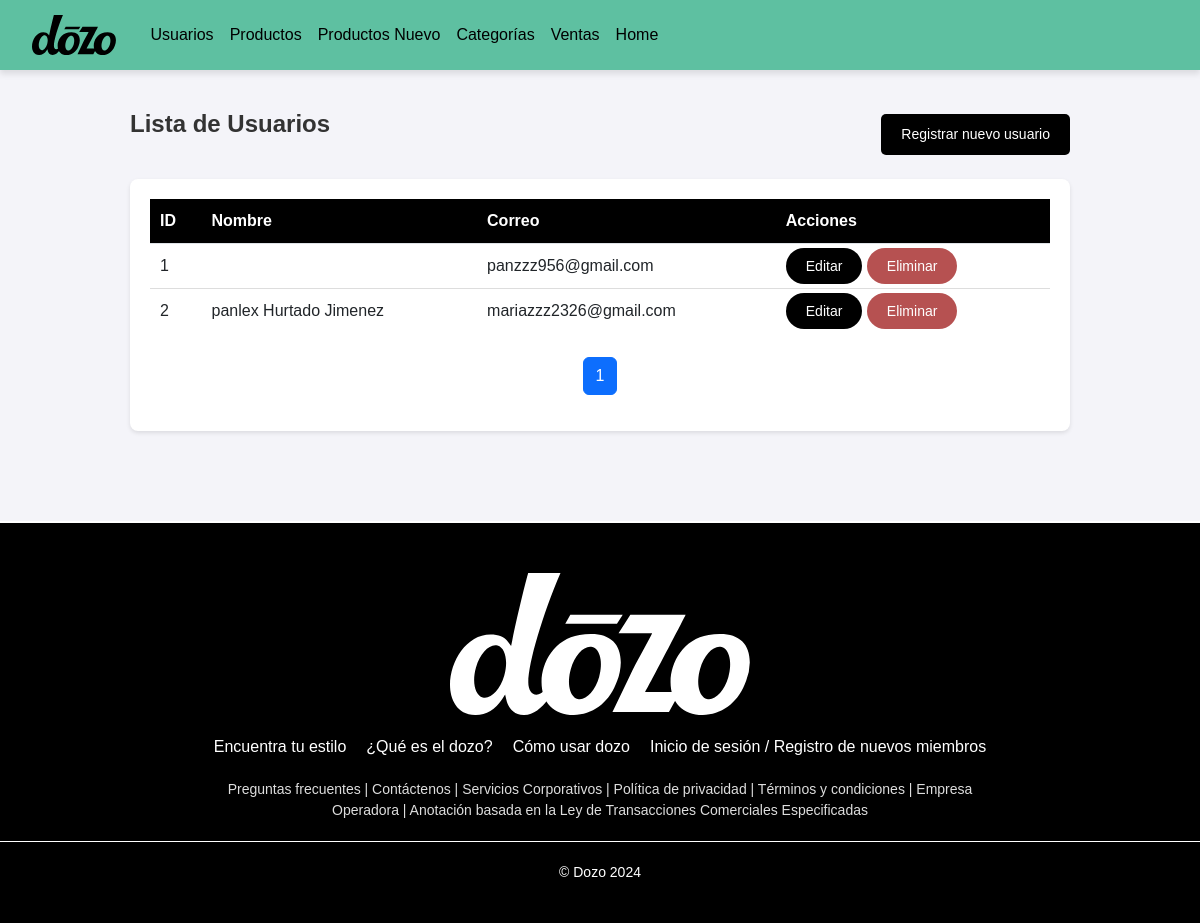
Before: /users/ with the older database file.
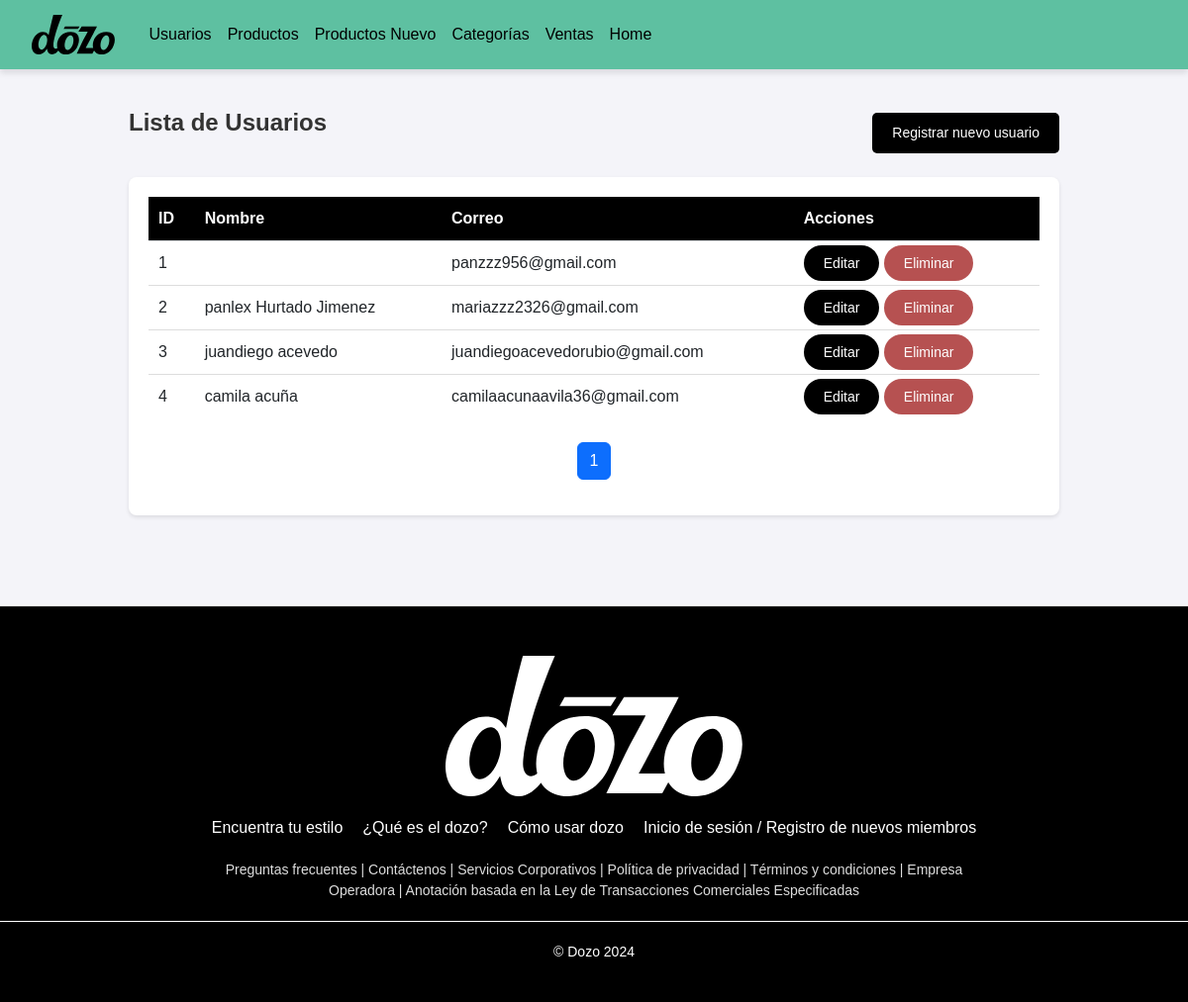
After: the same page with the newer database file.
### Dozo/models.py (models this page shows, shortened)
class CustomUser(AbstractUser):
    ROLE_CHOICES = [
        ('admin', 'Admin'),
        ('user', 'User'),
    ]
    email = models.EmailField(unique=True, verbose_name="Correo Electrónico")
    first_name = models.CharField(max_length=30, verbose_name="Nombre")
    last_name = models.CharField(max_length=30, verbose_name="Apellido")
    telefono = models.CharField(max_length=30, verbose_name="Telefono")
    department = models.CharField(max_length=100, blank=True, null=True, verbose_name="Departamento")
    city = models.CharField(max_length=100, blank=True, null=True, verbose_name="Ciudad")
    address = models.TextField(blank=True, null=True, verbose_name="Dirección")
    postal_code = models.CharField(max_length=20, blank=True, null=True, verbose_name="Código Postal")
    role = models.CharField(max_length=10, choices=ROLE_CHOICES, default=' ')
    groups = models.ManyToManyField(
        'auth.Group',
        related_name='customuser_set',
        blank=True,
        help_text='Los grupos a los que pertenece este usuario. El usuario obtendrá todos los permisos otorgados a cada uno de sus grupos.',
        related_query_name='customuser',
    )
    user_permissions = models.ManyToManyField(
        'auth.Permission',
        related_name='customuser_set',
        blank=True,
        help_text='Permisos específicos para este usuario.',
        related_query_name='customuser')

### Dozo/views.py (the view)
# urls.py: path('users/', views.mostrar_user, name='mostrar_user'),
def mostrar_user(request):
    users_list = CustomUser.objects.all()
    page = request.GET.get('page', 1)  # Obtener el número de página de los parámetros GET
    paginator = Paginator(users_list, 10)  # Mostrar 10 usuarios por página
    try:
        users = paginator.page(page)
    except PageNotAnInteger:
        users = paginator.page(1)  # Si la página no es un número, mostrar la primera página
    except EmptyPage:
        users = paginator.page(paginator.num_pages)  # Si está fuera de rango, mostrar la última página
    return render(request, 'mostrar_user.html', {
        'users': users
    })

### Dozo/templates/mostrar_user.html (shortened to what this page needs)
<!DOCTYPE html>
<html lang="en">
<head>
    <link href="https://cdn.jsdelivr.net/npm/bootstrap@5.3.0/dist/css/bootstrap.min.css" rel="stylesheet">
    <link rel="stylesheet" href="/static/listauser.css">
</head>
<body>
    <div class="navbar-container">
        <nav class="navbar navbar-expand-lg">
            <div class="container-fluid">
                <a class="navbar-brand" href="#">
                    <img src="/static/logo.svg" alt="Logo">
                </a>
                <div class="collapse navbar-collapse" id="navbarNav">
                    <ul class="navbar-nav">
                        <li class="nav-item"><a class="nav-link" href="/users/">Usuarios</a></li>
                        <li class="nav-item"><a class="nav-link" href="/productos/">Productos</a></li>
                        <li class="nav-item"><a class="nav-link" href="/productos/nuevo/">Productos Nuevo</a></li>
                        <li class="nav-item"><a class="nav-link" href="/categorias/">Categorías</a></li>
                        <li class="nav-item"><a class="nav-link" href="/ventas/">Ventas</a></li>
                        <li class="nav-item"><a class="nav-link" href="http://localhost:3000">Home</a></li>
                    </ul>
                </div>
            </div>
        </nav>
    </div>
    <div class="content-container">
        <div class="content-header">
            <h1 class="content-title">Lista de Usuarios</h1>
            <a href="/users/registro/" class="btn-registro">Registrar nuevo usuario</a>
        </div>
        <div class="table-wrapper">
            <table class="table">
                <thead>
                    <tr>
                        <th>ID</th>
                        <th>Nombre</th>
                        <th>Correo</th>
                        <th>Acciones</th>
                    </tr>
                </thead>
                <tbody>
                    {% for user in users %}
                    <tr>
                        <td>{{ user.id }}</td>
                        <td>{{ user.first_name }} {{ user.last_name }}</td>
                        <td>{{ user.email }}</td>
                        <td>
                            <a href="/users/editar/{{ user.id }}/" class="editar">Editar</a>
                            <a href="/users/eliminar/{{ user.id }}/" class="eliminar">Eliminar</a>
                        </td>
                    </tr>
                    {% endfor %}
                </tbody>
            </table>
                        <div class="d-flex justify-content-center mt-4">
                            <nav aria-label="Page navigation">
                                <ul class="pagination">
                                    {% for num in users.paginator.page_range %}
                                        <li class="page-item {% if users.number == num %}active{% endif %}">
                                            <a class="page-link" href="?page={{ num }}">{{ num }}</a>
                                        </li>
                                    {% endfor %}
                                </ul>
                            </nav>
                        </div>
        </div>
    </div>
    <footer class="footer-container">
        <div class="footer-logo">
            <img src="/static/logo-white.svg" alt="Dozo Logo" class="footer-logo-img">
        </div>
        <div class="footer-links">
            <a href="#" class="footer-link">Encuentra tu estilo</a>
            <a href="#" class="footer-link">¿Qué es el dozo?</a>
            <a href="#" class="footer-link">Cómo usar dozo</a>
            <a href="#" class="footer-link">Inicio de sesión / Registro de nuevos miembros</a>
        </div>
        <div class="footer-info">
            Preguntas frecuentes | Contáctenos | Servicios Corporativos | Política de privacidad | Términos y condiciones |
            Empresa Operadora | Anotación basada en la Ley de Transacciones Comerciales Especificadas
        </div>
        <div class="footer-copyright">
            &copy; Dozo 2024
        </div>
    </footer>
</body>
</html>

### Dozo/static/listauser.css (style rules this page uses)
body { margin: 0; padding: 0; box-sizing: border-box; font-family: Arial, sans-serif; background-color: #f4f4f9; }
.navbar { background-color: #5ec0a1; height: 70px; padding: 0 20px; position: fixed; top: 0; width: 100%; box-shadow: 0 4px 6px rgba(0, 0, 0, 0.1); }
.navbar-brand { font-size: 1.5rem; color: white; text-decoration: none; display: flex; align-items: center; }
.navbar-brand img { height: 40px; margin-right: 10px; }
.navbar-nav .nav-link { color: rgb(0, 0, 0) !important; font-size: 1rem; text-decoration: none; padding: 5px 10px; transition: background-color 0.3s ease, color 0.3s ease; }
.content-container { padding: 70px 30px; margin: 40px auto; max-width: 1000px; padding-bottom: 50px; }
.content-title { font-size: 1.5rem; font-weight: bold; color: #333; margin-bottom: 20px; text-align: left; }
.table-wrapper { background-color: #fff; border-radius: 8px; padding: 20px; box-shadow: 0 2px 4px rgba(0, 0, 0, 0.1); }
.table { width: 100%; border-collapse: collapse; margin: 0; }
.table th { background-color: #000000; color: white; font-weight: bold; padding: 10px; text-align: left; }
.table td { padding: 10px; border-bottom: 1px solid #ddd; }
.table tr:last-child td { border-bottom: none; }
.content-header { display: flex; justify-content: space-between; align-items: center; margin-bottom: 20px; }
.btn-registro { background-color: #000000; border: none; color: #ffffff; padding: 10px 20px; border-radius: 5px; text-decoration: none; font-size: 14px; text-align: center; transition: all 0.3s ease; }
.footer-container { background-color: #000; color: #fff; padding: 40px 0; text-align: center; font-family: Arial, sans-serif; border-top: 2px solid #fff; }
.footer-logo { margin-bottom: 20px; }
.footer-logo-img { width: 300px; margin-top: 10px; }
.footer-links { display: flex; justify-content: center; gap: 20px; margin: 20px 0; }
.footer-link { font-size: 16px; color: #fff; text-decoration: none; cursor: pointer; }
.footer-info { font-size: 14px; color: #ddd; margin: 20px auto; max-width: 800px; line-height: 1.5; }
.footer-copyright { font-size: 14px; margin-top: 20px; border-top: 1px solid #fff; padding-top: 20px; }
.editar { background-color: #000000; border: none; color: #ffffff; padding: 10px 20px; border-radius: 20px; text-decoration: none; font-size: 14px; text-align: center; transition: all 0.3s ease; }
.eliminar { background-color: #b65151; border: none; color: #ffffff; padding: 10px 20px; border-radius: 20px; text-decoration: none; font-size: 14px; text-align: center; transition: all 0.3s ease; }

Changed rows visible on the page:
added CustomUser: id "3", first_name "juandiego", last_name "acevedo", email "juandiegoacevedorubio@gmail.com"
added CustomUser: id "4", first_name "camila", last_name "acuña", email "camilaacunaavila36@gmail.com"
